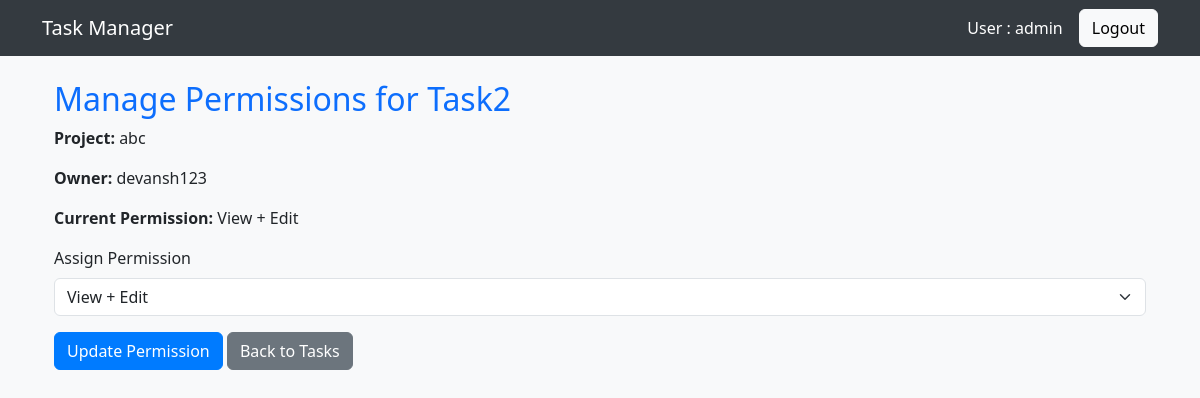
/tasks/6/permissions/ (signed in), run on an earlier commit of the app's database.
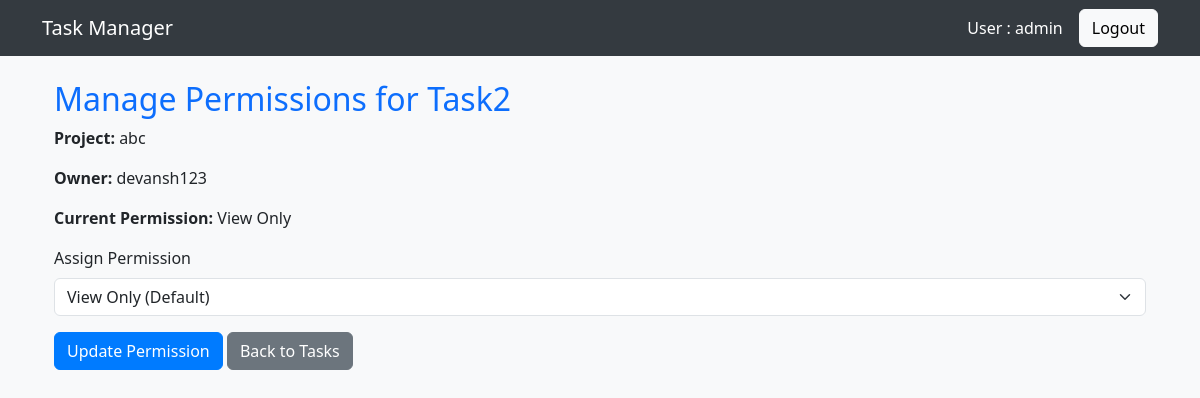
And on a later commit of the database.
### user/models.py (models this page shows, shortened)
class Task(models.Model):
    PRIORITY_CHOICES = [
        ('Low', 'Low'),
        ('Medium', 'Medium'),
        ('High', 'High'),
    ]
    STATUS_CHOICES = [
        ('Pending', 'Pending'),
        ('In Progress', 'In Progress'),
        ('Completed', 'Completed'),
    ]
    title = models.CharField(max_length=255)
    description = models.TextField(default="No description provided")
    due_date = models.DateField(default=date.today)
    priority = models.CharField(max_length=10, choices=PRIORITY_CHOICES, default='Medium')
    status = models.CharField(max_length=15, choices=STATUS_CHOICES, default='Pending')
    user = models.ForeignKey(User, on_delete=models.CASCADE)
    project = models.ForeignKey(Project, on_delete=models.CASCADE, related_name='tasks', null=True, blank=True)
    created_date = models.DateTimeField(auto_now_add=True)
    updated_date = models.DateTimeField(auto_now=True)
    class Meta:
        ordering = ['due_date', 'priority']

class Project(models.Model):
    name = models.CharField(max_length=200)
    description = models.TextField(null=True, blank=True)
    created_date = models.DateTimeField(auto_now_add=True)
    user = models.ForeignKey(User, on_delete=models.CASCADE)
    class Meta:
        ordering = ['name']

class TaskPermission(models.Model):
    PERMISSION_CHOICES = [
        ('view', 'View Only'),
        ('edit', 'Edit'),
        ('delete', 'Delete'),
    ]
    user = models.ForeignKey(User, on_delete=models.CASCADE)
    task = models.ForeignKey(Task, on_delete=models.CASCADE)
    permission_type = models.CharField(max_length=10, choices=PERMISSION_CHOICES, default='view')
    assigned_date = models.DateTimeField(auto_now_add=True)
    assigned_by = models.ForeignKey(
        User,
        on_delete=models.CASCADE,
        related_name='permissions_granted'
    )
    class Meta:
        unique_together = ['user', 'task']

### user/views.py (the view, shortened to what this page needs)
# urls.py: path('tasks/<int:task_id>/permissions/', views.manage_task_permissions, name='manage_task_permissions'),
@login_required
@user_passes_test(is_admin)
def manage_task_permissions(request, task_id):
    task = get_object_or_404(Task, id=task_id)
    user = task.user  # Automatically set to the task owner
    try:
        current_permission = TaskPermission.objects.get(user=user, task=task).permission_type
    except TaskPermission.DoesNotExist:
        current_permission = 'view'  # Default for owner
    return render(request, 'manage_permissions.html', {
        'task': task,
        'project_name': task.project.name,
        'current_permission': current_permission
    })

### user/views.py (called while the page is built)
def is_admin(user):
    return user.is_superuser

### templates/manage_permissions.html (shortened to what this page needs)
{% extends "base.html" %}
{% block content %}
<div class="container">
    <h2 class="text-primary">Manage Permissions for {{ task.title }}</h2>
    <p><strong>Project:</strong> {{ project_name }}</p>
    <p><strong>Owner:</strong> {{ task.user.username }}</p>
    <p><strong>Current Permission:</strong>
        {% if current_permission == 'view' %}View Only
        {% elif current_permission == 'edit' %}View + Edit
        {% elif current_permission == 'delete' %}View + Edit + Delete{% endif %}
    </p>
    <form method="post">
        <div class="mb-3">
            <label for="permission_type" class="form-label">Assign Permission</label>
            <select class="form-select" id="permission_type" name="permission_type">
                <option value="" {% if not current_permission or current_permission == 'view' %}selected{% endif %}>View Only (Default)</option>
                <option value="edit" {% if current_permission == 'edit' %}selected{% endif %}>View + Edit</option>
            </select>
        </div>
        <button type="submit" class="btn btn-primary">Update Permission</button>
        <a href="{% url 'task_list' %}" class="btn btn-secondary">Back to Tasks</a>
    </form>
</div>
{% endblock %}

### templates/base.html (shortened to what this page needs)
<!DOCTYPE html>
<html lang="en">
<head>
    <link rel="stylesheet" href="https://cdn.jsdelivr.net/npm/bootstrap@5.3.0/dist/css/bootstrap.min.css">
</head>
<body>
    <nav class="navbar navbar-expand-lg">
        <div class="container">
            <a class="navbar-brand" href="{% url 'landing_page' %}">Task Manager</a>
            <div class="d-flex align-items-center">
                {% if user.is_authenticated %}
                    <span class="navbar-text me-3">User : {{ user.username }}</span>
                    <a class="btn btn-light" href="{% url 'logout' %}">Logout</a>
                {% else %}
                    <a class="btn btn-light me-2" href="{% url 'login' %}">Login</a>
                    <a class="btn btn-light" href="{% url 'register' %}">Register</a>
                {% endif %}
            </div>
        </div>
    </nav>
    <div class="container mt-4">
        {% block content %}
        {% endblock %}
    </div>
</body>
</html>

### templates/base.html (style rules this page uses)
body { background-color: #f8f9fa; }
.navbar { background-color: #343a40; }
.navbar-brand, .navbar-text { color: white !important; }
.btn-primary { background-color: #007bff; border-color: #007bff; }

What changed in the data, as far as the page shows it:
removed TaskPermission: permission_type "View + Edit"
Also different on the page:
form field permission_type: (not shown) → "View Only (Default)"
text no longer shown: "View + Edit"
text now shown: "View Only"
